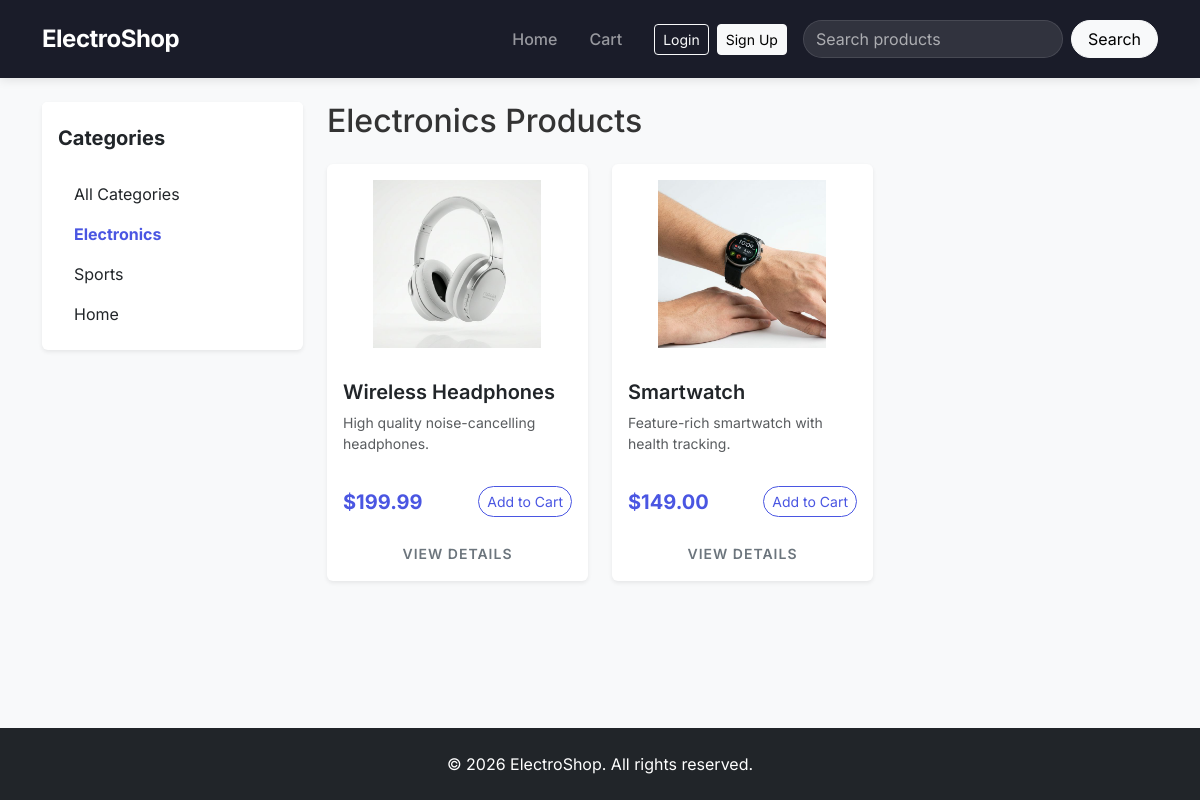
The app's page /?category=Electronics with its own data.
### models.py (models this page shows)
class Product(db.Model):
    id = db.Column(db.Integer, primary_key=True)
    name = db.Column(db.String(150), nullable=False)
    description = db.Column(db.Text, nullable=False)
    price = db.Column(db.Float, nullable=False)
    image = db.Column(db.String(150), nullable=True, default='default.jpg')
    category = db.Column(db.String(100), nullable=True)

### app.py (the view)
@app.route('/')
def index():
    query = request.args.get('query')
    category = request.args.get('category')
    if query:
        products = Product.query.filter(Product.name.ilike(f'%{query}%')).all()
    elif category:
        products = Product.query.filter_by(category=category).all()
    else:
        products = Product.query.all()
    categories = [cat[0] for cat in db.session.query(Product.category).distinct() if cat[0]]
    return render_template('index.html', products=products, categories=categories, current_category=category)

### templates/index.html
{% extends 'base.html' %}
{% block content %}
<div class="row">
    <div class="col-md-3 mb-4">
        <div class="card border-0 shadow-sm sticky-top" style="top: 80px;">
            <div class="card-header bg-white border-0 pt-4 pb-0">
                <h5 class="fw-bold">Categories</h5>
            </div>
            <div class="card-body">
                <ul class="list-group list-group-flush categories-list">
                    <a href="{{ url_for('index') }}" class="list-group-item list-group-item-action border-0 {% if not current_category %}fw-bold text-primary{% endif %}">All Categories</a>
                    {% for cat in categories %}
                    <a href="{{ url_for('index', category=cat) }}" class="list-group-item list-group-item-action border-0 {% if current_category == cat %}fw-bold text-primary{% endif %}">{{ cat }}</a>
                    {% endfor %}
                </ul>
            </div>
        </div>
    </div>
    <div class="col-md-9">
        <h2 class="mb-4">
            {% if current_category %}
                {{ current_category }} Products
            {% elif request.args.get('query') %}
                Search Results for "{{ request.args.get('query') }}"
            {% else %}
                Featured Products
            {% endif %}
        </h2>
        <div class="row row-cols-1 row-cols-md-2 row-cols-lg-3 g-4">
            {% for product in products %}
            <div class="col">
                <div class="card h-100 border-0 shadow-sm product-card">
                    <img src="{{ url_for('static', filename='images/' + product.image) }}" class="card-img-top p-3 product-image" alt="{{ product.name }}" onerror="this.src='https://via.placeholder.com/300?text=No+Image';">
                    <div class="card-body d-flex flex-column">
                        <h5 class="card-title fw-semibold">{{ product.name }}</h5>
                        <p class="card-text text-muted small flex-grow-1">{{ product.description|truncate(80) }}</p>
                        <div class="d-flex justify-content-between align-items-center mt-3">
                            <span class="fs-5 fw-bold text-primary">${{ "%.2f"|format(product.price) }}</span>
                            <form action="{{ url_for('add_to_cart', id=product.id) }}" method="POST">
                                <button type="submit" class="btn btn-outline-primary btn-sm rounded-pill btn-hover-grow">Add to Cart</button>
                            </form>
                        </div>
                    </div>
                    <div class="card-footer bg-transparent border-0 text-center pb-3">
                        <a href="{{ url_for('product_detail', id=product.id) }}" class="text-decoration-none text-secondary small text-uppercase fw-semibold view-details">View Details</a>
                    </div>
                </div>
            </div>
            {% else %}
            <div class="col-12 text-center py-5">
                <p class="lead text-muted">No products found.</p>
            </div>
            {% endfor %}
        </div>
    </div>
</div>
{% endblock %}

### static/css/style.css (style rules this page uses)
body { font-family: 'Inter', sans-serif; background-color: #f8f9fa; color: #333; display: flex; flex-direction: column; min-height: 100vh; }
.text-primary { color: #4A56E2 !important; }
.btn-outline-primary { color: #4A56E2; border-color: #4A56E2; }
.product-card { transition: transform 0.3s ease, box-shadow 0.3s ease; overflow: hidden; }
.product-image { height: 200px; object-fit: contain; mix-blend-mode: multiply; transition: transform 0.5s ease; }
.btn { transition: all 0.3s ease; }
.view-details { letter-spacing: 1px; transition: color 0.2s; }
.categories-list .list-group-item { transition: background-color 0.2s, padding-left 0.2s; }
.sticky-top { z-index: 1020; }

### records on screen
Product: image (picture), name "Wireless Headphones", description "High quality noise-cancelling headphones.", price "199.99"
Product: image (picture), name "Smartwatch", description "Feature-rich smartwatch with health tracking.", price "149.00"

### other values on screen
{{ cat }} "Electronics" "Sports" "Home"
{{ current_category }} "Electronics"
